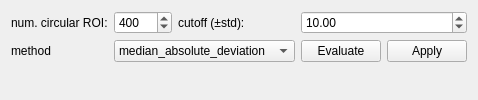
          <widget class="QWidget" name="tab_5">
           <attribute name="title">
            <string>Outlier</string>
           </attribute>
           <layout class="QGridLayout" name="gridLayout_14">
            <item row="1" column="0">
             <widget class="PlotWidget" name="mask_outlier_hdl" native="true">
              <property name="sizePolicy">
               <sizepolicy hsizetype="Expanding" vsizetype="Expanding">
                <horstretch>0</horstretch>
                <verstretch>0</verstretch>
               </sizepolicy>
              </property>
              <property name="minimumSize">
               <size>
                <width>0</width>
                <height>0</height>
               </size>
              </property>
             </widget>
            </item>
            <item row="0" column="0">
             <layout class="QGridLayout" name="gridLayout_13">
              <item row="0" column="0">
               <widget class="QLabel" name="label_16">
                <property name="text">
                 <string>num. circular ROI:</string>
                </property>
               </widget>
              </item>
              <item row="0" column="1">
               <widget class="QSpinBox" name="outlier_num_roi">
                <property name="maximum">
                 <number>2000</number>
                </property>
                <property name="value">
                 <number>400</number>
                </property>
               </widget>
              </item>
              <item row="0" column="2" colspan="2">
               <widget class="QLabel" name="label_15">
                <property name="text">
                 <string>cutoff (±std):</string>
                </property>
               </widget>
              </item>
              <item row="0" column="4" colspan="2">
               <widget class="QDoubleSpinBox" name="outlier_cutoff">
                <property name="maximum">
                 <double>999.000000000000000</double>
                </property>
                <property name="singleStep">
                 <double>0.100000000000000</double>
                </property>
                <property name="value">
                 <double>10.000000000000000</double>
                </property>
               </widget>
              </item>
              <item row="1" column="0">
               <widget class="QLabel" name="label_44">
                <property name="text">
                 <string>method</string>
                </property>
               </widget>
              </item>
              <item row="1" column="5">
               <widget class="QPushButton" name="btn_mask_outlier_apply">
                <property name="text">
                 <string>Apply</string>
                </property>
               </widget>
              </item>
              <item row="1" column="4">
               <widget class="QPushButton" name="btn_mask_outlier_evaluate">
                <property name="text">
                 <string>Evaluate</string>
                </property>
               </widget>
              </item>
              <item row="1" column="1" colspan="3">
               <widget class="QComboBox" name="comboBox_outlier_method">
                <item>
                 <property name="text">
                  <string>median_absolute_deviation</string>
                 </property>
                </item>
                <item>
                 <property name="text">
                  <string>percentile</string>
                 </property>
                </item>
               </widget>
              </item>
             </layout>
            </item>
           </layout>
          </widget>
